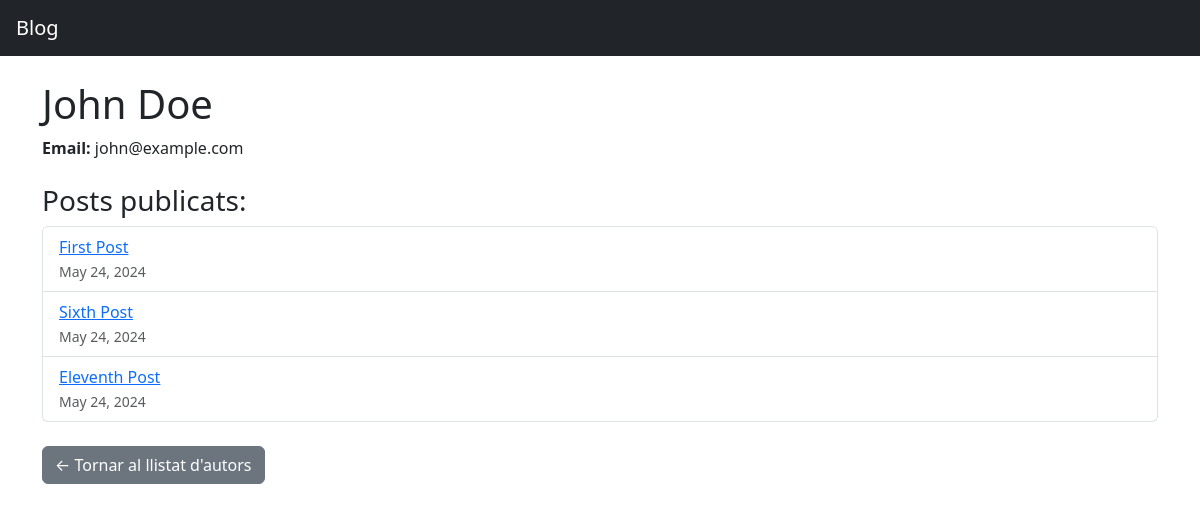
The app's page /authors/1/ with its own data.
### blog/models.py (models this page shows, shortened)
class Author(models.Model):
    first_name = models.CharField(max_length=50)
    last_name = models.CharField(max_length=50)
    email = models.EmailField()

class Post(models.Model):
    title = models.CharField(max_length=200)
    excerpt = models.TextField()
    image_name = models.CharField(max_length=100)
    date = models.DateField()
    slug = models.SlugField(unique=True)
    content = models.TextField()
    author = models.ForeignKey(Author, on_delete=models.CASCADE)
    tags = models.ManyToManyField(Tag)

### blog/views.py (the view)
# urls.py: path('authors/<int:author_id>/', views.author_detail, name='author-detail'),
def author_detail(request, author_id):
    author = get_object_or_404(Author, pk=author_id)
    posts = Post.objects.filter(author=author).order_by('-date')
    return render(request, 'blog/author_detail.html', {'author': author, 'posts': posts})

### blog/templates/blog/author_detail.html (shortened to what this page needs)
<!DOCTYPE html>
<html>
<head>
    <link href="https://cdn.jsdelivr.net/npm/bootstrap@5.3.0/dist/css/bootstrap.min.css" rel="stylesheet">
</head>
<body>
<nav class="navbar navbar-dark bg-dark px-3 mb-4">
    <a class="navbar-brand" href="/">Blog</a>
</nav>
<div class="container">
    <h1>{{ author.first_name }} {{ author.last_name }}</h1>
    <p><strong>Email:</strong> {{ author.email }}</p>
    <h3 class="mt-4">Posts publicats:</h3>
    <ul class="list-group">
        {% for post in posts %}
            <li class="list-group-item">
                <a href="{% url 'posts-detail-page' post.slug %}">{{ post.title }}</a>
                <br>
                <small class="text-muted">{{ post.date }}</small>
            </li>
        {% empty %}
            <li class="list-group-item">Aquest autor encara no ha publicat cap post.</li>
        {% endfor %}
    </ul>
    <a href="{% url 'authors-list' %}" class="btn btn-secondary mt-4">← Tornar al llistat d'autors</a>
</div>
</body>
</html>

### records on screen
Author: first_name "John", last_name "Doe", email "john@example.com"
Post: title "First Post", date "May 24, 2024"
Post: title "Sixth Post", date "May 24, 2024"
Post: title "Eleventh Post", date "May 24, 2024"
